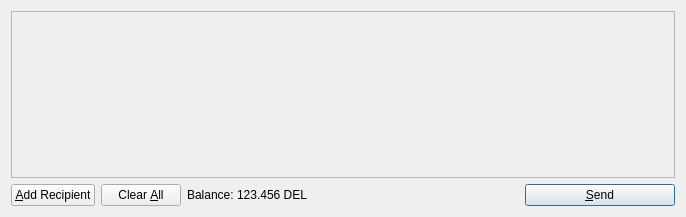
<?xml version="1.0" encoding="UTF-8"?>
<ui version="4.0">
 <class>SendCoinsDialog</class>
 <widget class="QDialog" name="SendCoinsDialog">
  <property name="geometry">
   <rect>
    <x>0</x>
    <y>0</y>
    <width>686</width>
    <height>217</height>
   </rect>
  </property>
  <property name="windowTitle">
   <string>Send Coins</string>
  </property>
  <layout class="QVBoxLayout" name="verticalLayout">
   <item>
    <widget class="QScrollArea" name="scrollArea">
     <property name="widgetResizable">
      <bool>true</bool>
     </property>
     <widget class="QWidget" name="scrollAreaWidgetContents">
      <property name="geometry">
       <rect>
        <x>0</x>
        <y>0</y>
        <width>666</width>
        <height>165</height>
       </rect>
      </property>
      <layout class="QVBoxLayout" name="verticalLayout_2">
       <property name="margin">
        <number>0</number>
       </property>
       <item>
        <layout class="QVBoxLayout" name="entries">
         <property name="spacing">
          <number>6</number>
         </property>
        </layout>
       </item>
       <item>
        <spacer name="verticalSpacer">
         <property name="orientation">
          <enum>Qt::Vertical</enum>
         </property>
         <property name="sizeHint" stdset="0">
          <size>
           <width>20</width>
           <height>40</height>
          </size>
         </property>
        </spacer>
       </item>
      </layout>
     </widget>
    </widget>
   </item>
   <item>
    <layout class="QHBoxLayout" name="horizontalLayout">
     <item>
      <widget class="QPushButton" name="addButton">
       <property name="toolTip">
        <string>Send to multiple recipients at once</string>
       </property>
       <property name="text">
        <string>&amp;Add Recipient</string>
       </property>
       <property name="icon">
        <iconset resource="../bitcoin.qrc">
         <normaloff>:/icons/add</normaloff>:/icons/add</iconset>
       </property>
       <property name="autoDefault">
        <bool>false</bool>
       </property>
      </widget>
     </item>
     <item>
      <widget class="QPushButton" name="clearButton">
       <property name="sizePolicy">
        <sizepolicy hsizetype="Minimum" vsizetype="Fixed">
         <horstretch>0</horstretch>
         <verstretch>0</verstretch>
        </sizepolicy>
       </property>
       <property name="toolTip">
        <string>Remove all transaction fields</string>
       </property>
       <property name="text">
        <string>Clear &amp;All</string>
       </property>
       <property name="icon">
        <iconset resource="../bitcoin.qrc">
         <normaloff>:/icons/remove</normaloff>:/icons/remove</iconset>
       </property>
       <property name="autoRepeatDelay">
        <number>300</number>
       </property>
       <property name="autoDefault">
        <bool>false</bool>
       </property>
      </widget>
     </item>
     <item>
      <layout class="QHBoxLayout" name="horizontalLayout_2">
       <property name="spacing">
        <number>3</number>
       </property>
       <item>
        <widget class="QLabel" name="label">
         <property name="text">
          <string>Balance:</string>
         </property>
        </widget>
       </item>
       <item>
        <widget class="QLabel" name="labelBalance">
         <property name="cursor">
          <cursorShape>IBeamCursor</cursorShape>
         </property>
         <property name="text">
          <string>123.456 DEL</string>
         </property>
         <property name="textInteractionFlags">
          <set>Qt::LinksAccessibleByMouse|Qt::TextSelectableByKeyboard|Qt::TextSelectableByMouse</set>
         </property>
        </widget>
       </item>
      </layout>
     </item>
     <item>
      <spacer name="horizontalSpacer">
       <property name="orientation">
        <enum>Qt::Horizontal</enum>
       </property>
       <property name="sizeHint" stdset="0">
        <size>
         <width>40</width>
         <height>20</height>
        </size>
       </property>
      </spacer>
     </item>
     <item>
      <widget class="QPushButton" name="sendButton">
       <property name="minimumSize">
        <size>
         <width>150</width>
         <height>0</height>
        </size>
       </property>
       <property name="toolTip">
        <string>Confirm the send action</string>
       </property>
       <property name="text">
        <string>&amp;Send</string>
       </property>
       <property name="icon">
        <iconset resource="../bitcoin.qrc">
         <normaloff>:/icons/send</normaloff>:/icons/send</iconset>
       </property>
       <property name="default">
        <bool>true</bool>
       </property>
      </widget>
     </item>
    </layout>
   </item>
  </layout>
 </widget>
 <resources>
  <include location="../bitcoin.qrc"/>
 </resources>
 <connections/>
</ui>
